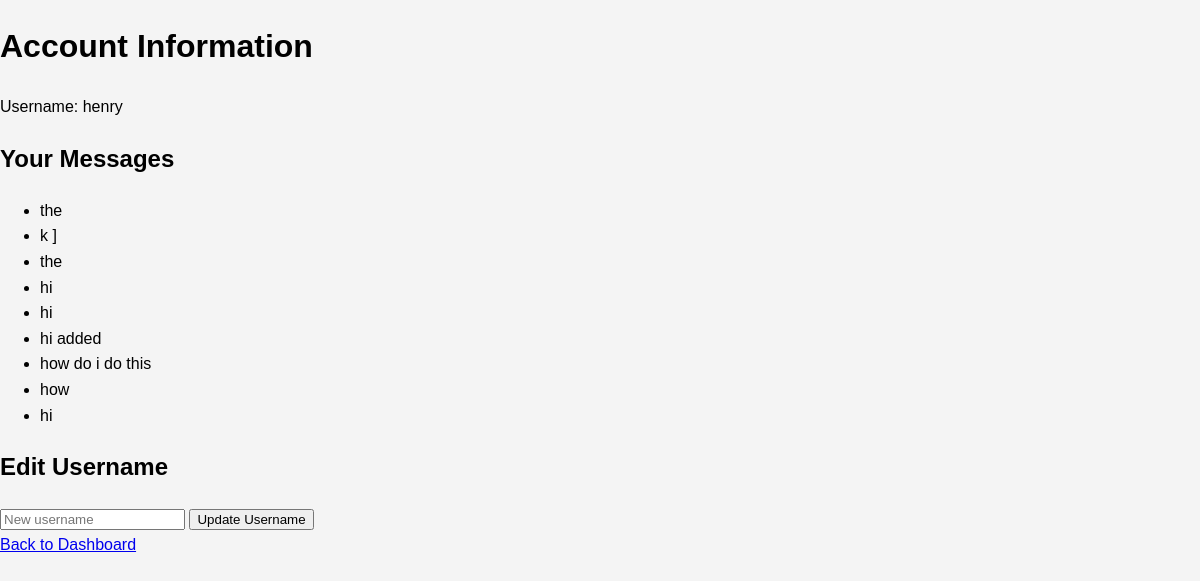
/account (signed in), run on the app's committed database.
### tables this page shows
CREATE TABLE users (
                                id INTEGER PRIMARY KEY AUTOINCREMENT,
                                username TEXT NOT NULL UNIQUE,
                                password TEXT NOT NULL
                            );

CREATE TABLE messages (
                                  id INTEGER PRIMARY KEY AUTOINCREMENT,
                                  content TEXT NOT NULL,
                                  user_id INTEGER NOT NULL, class_id INTEGER REFERENCES classes(id),
                                  FOREIGN KEY (user_id) REFERENCES users (id)
                              );

### app.py (the view)
@app.route('/account')
def account():
    if 'user_id' not in session:
        return redirect(url_for('login'))
    user_id = session['user_id']
    conn = create_connection()
    cur = conn.cursor()
    cur.execute("SELECT username FROM users WHERE id = ?", (user_id,))
    user = cur.fetchone()
    cur.execute("SELECT id, content FROM messages WHERE user_id = ?", (user_id,))
    user_messages = cur.fetchall()
    conn.close()
    return render_template('account.html', user=user, user_messages=user_messages)

### database.py (called while the page is built)
def create_connection():
    conn = sqlite3.connect('message_board.db')
    conn.row_factory = sqlite3.Row
    return conn

### templates/account.html (shortened to what this page needs)
<!DOCTYPE html>
<html lang="en">
<head>
    <link rel="stylesheet" href="{{ url_for('static', filename='css/style.css') }}">
</head>
<body>
    <h1>Account Information</h1>
    <p>Username: {{ user.username }}</p>
    <h2>Your Messages</h2>
    <ul>
        {% for message in user_messages %}
        <li>{{ message.content }}</li>
        {% endfor %}
    </ul>
    <h2>Edit Username</h2>
    <form action="{{ url_for('edit_username') }}" method="POST">
        <input type="text" name="new_username" placeholder="New username" required>
        <button type="submit">Update Username</button>
    </form>
    <a href="{{ url_for('dashboard') }}">Back to Dashboard</a>
</body>
</html>

### static/css/style.css (style rules this page uses)
body { font-family: Arial, sans-serif; line-height: 1.6; margin: 0; padding: 0; background: #f4f4f4; }

### data on the page
users: username "henry"
messages: content "the"
messages: content "k ]"
messages: content "the"
messages: content "hi"
messages: content "hi"
messages: content "hi added"
messages: content "how do i do this"
messages: content "how"
messages: content "hi"
